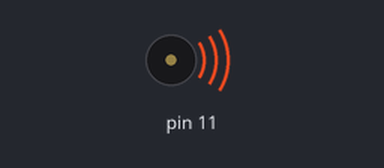
A sketch run on a simulated Arduino Uno, built with avr-gcc and run on an emulated ATmega328P. Shown: buzzer (waves = sounding).

Above: at 0.8 s.
At 32.1 s:
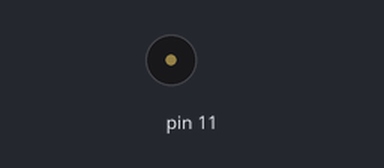
Timing chart, 0 to 33.6 s (numbered marks = the images above):
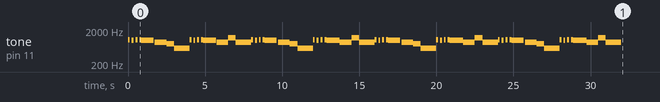

Measured:
- by itself, tone on pin 11: plays 1047 Hz for 0.13 s, 988 Hz for 0.13 s, 1047 Hz for 0.13 s, 1047 Hz for 0.13 s, 988 Hz for 0.79 s, 880 Hz for 0.75 s … (64 notes in this stretch)

The sketch:

gutgenug.ino
```cpp
void song(int buzzerPin) {

  tone(buzzerPin, 1047);
  delay(125);
  noTone(buzzerPin);

  delay(125);

  tone(buzzerPin, 988);
  delay(125);
  noTone(buzzerPin);

  delay(125);

  tone(buzzerPin, 1047);
  delay(125);
  noTone(buzzerPin);

  delay(125);

  tone(buzzerPin, 1047);
  delay(125);
  noTone(buzzerPin);

  tone(buzzerPin, 988);
  delay(786);
  noTone(buzzerPin);

  delay(89);

  tone(buzzerPin, 880);
  delay(750);
  noTone(buzzerPin);

  tone(buzzerPin, 784);
  delay(500);
  noTone(buzzerPin);

  tone(buzzerPin, 587);
  delay(1000);
  noTone(buzzerPin);

  tone(buzzerPin, 1047);
  delay(125);
  noTone(buzzerPin);

  delay(125);

  tone(buzzerPin, 988);
  delay(125);
  noTone(buzzerPin);

  delay(125);

  tone(buzzerPin, 1047);
  delay(125);
  noTone(buzzerPin);

  delay(125);

  tone(buzzerPin, 1047);
  delay(125);
  noTone(buzzerPin);

  tone(buzzerPin, 988);
  delay(865);
  noTone(buzzerPin);

  delay(10);

  tone(buzzerPin, 880);
  delay(750);
  noTone(buzzerPin);

  tone(buzzerPin, 1175);
  delay(500);
  noTone(buzzerPin);

  tone(buzzerPin, 880);
  delay(1000);
  noTone(buzzerPin);

  tone(buzzerPin, 1047);
  delay(125);
  noTone(buzzerPin);

  delay(125);

  tone(buzzerPin, 988);
  delay(125);
  noTone(buzzerPin);

  delay(125);

  tone(buzzerPin, 1047);
  delay(125);
  noTone(buzzerPin);

  delay(125);

  tone(buzzerPin, 1047);
  delay(125);
  noTone(buzzerPin);

  tone(buzzerPin, 988);
  delay(786);
  noTone(buzzerPin);

  delay(89);

  tone(buzzerPin, 880);
  delay(750);
  noTone(buzzerPin);

  tone(buzzerPin, 784);
  delay(500);
  noTone(buzzerPin);

  tone(buzzerPin, 587);
  delay(1000);
  noTone(buzzerPin);

  tone(buzzerPin, 1047);
  delay(125);
  noTone(buzzerPin);

  delay(125);

  tone(buzzerPin, 988);
  delay(125);
  noTone(buzzerPin);

  delay(125);

  tone(buzzerPin, 1047);
  delay(125);
  noTone(buzzerPin);

  delay(125);

  tone(buzzerPin, 1047);
  delay(125);
  noTone(buzzerPin);

  tone(buzzerPin, 988);
  delay(865);
  noTone(buzzerPin);

  delay(10);

  tone(buzzerPin, 880);
  delay(750);
  noTone(buzzerPin);

  tone(buzzerPin, 1175);
  delay(500);
  noTone(buzzerPin);

  tone(buzzerPin, 880);
  delay(1000);
  noTone(buzzerPin);

  tone(buzzerPin, 1047);
  delay(125);
  noTone(buzzerPin);

  delay(125);

  tone(buzzerPin, 988);
  delay(125);
  noTone(buzzerPin);

  delay(125);

  tone(buzzerPin, 1047);
  delay(125);
  noTone(buzzerPin);

  delay(125);

  tone(buzzerPin, 1047);
  delay(125);
  noTone(buzzerPin);

  tone(buzzerPin, 988);
  delay(786);
  noTone(buzzerPin);

  delay(89);

  tone(buzzerPin, 880);
  delay(750);
  noTone(buzzerPin);

  tone(buzzerPin, 784);
  delay(500);
  noTone(buzzerPin);

  tone(buzzerPin, 587);
  delay(1000);
  noTone(buzzerPin);

  tone(buzzerPin, 1047);
  delay(125);
  noTone(buzzerPin);

  delay(125);

  tone(buzzerPin, 988);
  delay(125);
  noTone(buzzerPin);

  delay(125);

  tone(buzzerPin, 1047);
  delay(125);
  noTone(buzzerPin);

  delay(125);

  tone(buzzerPin, 1047);
  delay(125);
  noTone(buzzerPin);

  tone(buzzerPin, 988);
  delay(865);
  noTone(buzzerPin);

  delay(10);

  tone(buzzerPin, 880);
  delay(750);
  noTone(buzzerPin);

  tone(buzzerPin, 1175);
  delay(500);
  noTone(buzzerPin);

  tone(buzzerPin, 880);
  delay(1000);
  noTone(buzzerPin);

  tone(buzzerPin, 1047);
  delay(125);
  noTone(buzzerPin);

  delay(125);

  tone(buzzerPin, 988);
  delay(125);
  noTone(buzzerPin);

  delay(125);

  tone(buzzerPin, 1047);
  delay(125);
  noTone(buzzerPin);

  delay(125);

  tone(buzzerPin, 1047);
  delay(125);
  noTone(buzzerPin);

  tone(buzzerPin, 988);
  delay(786);
  noTone(buzzerPin);

  delay(89);

  tone(buzzerPin, 880);
  delay(750);
  noTone(buzzerPin);

  tone(buzzerPin, 784);
  delay(500);
  noTone(buzzerPin);

  tone(buzzerPin, 587);
  delay(1000);
  noTone(buzzerPin);

  tone(buzzerPin, 1047);
  delay(125);
  noTone(buzzerPin);

  delay(125);

  tone(buzzerPin, 988);
  delay(125);
  noTone(buzzerPin);

  delay(125);

  tone(buzzerPin, 1047);
  delay(125);
  noTone(buzzerPin);

  delay(125);

  tone(buzzerPin, 1047);
  delay(125);
  noTone(buzzerPin);

  tone(buzzerPin, 988);
  delay(865);
  noTone(buzzerPin);

  delay(10);

  tone(buzzerPin, 880);
  delay(750);
  noTone(buzzerPin);

  tone(buzzerPin, 1175);
  delay(500);
  noTone(buzzerPin);

  tone(buzzerPin, 880);
  delay(1000);
  noTone(buzzerPin);

  delay(16000);

  tone(buzzerPin, 1047);
  delay(136);
  noTone(buzzerPin);

  delay(137);

  tone(buzzerPin, 988);
  delay(136);
  noTone(buzzerPin);

  delay(136);

  tone(buzzerPin, 1047);
  delay(136);
  noTone(buzzerPin);

  delay(137);

  tone(buzzerPin, 1047);
  delay(136);
  noTone(buzzerPin);

  delay(1);

  tone(buzzerPin, 988);
  delay(858);
  noTone(buzzerPin);

  delay(96);

  tone(buzzerPin, 880);
  delay(818);
  noTone(buzzerPin);

  tone(buzzerPin, 784);
  delay(545);
  noTone(buzzerPin);

  delay(1);

  tone(buzzerPin, 587);
  delay(1091);
  noTone(buzzerPin);

  tone(buzzerPin, 1047);
  delay(136);
  noTone(buzzerPin);

  delay(136);

  tone(buzzerPin, 988);
  delay(136);
  noTone(buzzerPin);

  delay(137);

  tone(buzzerPin, 1047);
  delay(136);
  noTone(buzzerPin);

  delay(137);

  tone(buzzerPin, 1047);
  delay(136);
  noTone(buzzerPin);

  tone(buzzerPin, 988);
  delay(943);
  noTone(buzzerPin);

  delay(12);

  tone(buzzerPin, 880);
  delay(818);
  noTone(buzzerPin);

  tone(buzzerPin, 1175);
  delay(545);
  noTone(buzzerPin);

  tone(buzzerPin, 880);
  delay(1091);
  noTone(buzzerPin);

  tone(buzzerPin, 1047);
  delay(136);
  noTone(buzzerPin);

  delay(137);

  tone(buzzerPin, 988);
  delay(136);
  noTone(buzzerPin);

  delay(137);

  tone(buzzerPin, 1047);
  delay(136);
  noTone(buzzerPin);

  delay(136);

  tone(buzzerPin, 1047);
  delay(136);
  noTone(buzzerPin);

  delay(1);

  tone(buzzerPin, 988);
  delay(858);
  noTone(buzzerPin);

  delay(96);

  tone(buzzerPin, 880);
  delay(818);
  noTone(buzzerPin);

  delay(1);

  tone(buzzerPin, 784);
  delay(545);
  noTone(buzzerPin);

  tone(buzzerPin, 587);
  delay(1091);
  noTone(buzzerPin);

  tone(buzzerPin, 1047);
  delay(136);
  noTone(buzzerPin);

  delay(137);

  tone(buzzerPin, 988);
  delay(136);
  noTone(buzzerPin);

  delay(136);

  tone(buzzerPin, 1047);
  delay(136);
  noTone(buzzerPin);

  delay(137);

  tone(buzzerPin, 1047);
  delay(136);
  noTone(buzzerPin);

  tone(buzzerPin, 988);
  delay(943);
  noTone(buzzerPin);

  delay(12);

  tone(buzzerPin, 880);
  delay(818);
  noTone(buzzerPin);

  tone(buzzerPin, 1175);
  delay(545);
  noTone(buzzerPin);

  delay(1);

  tone(buzzerPin, 880);
  delay(1091);
  noTone(buzzerPin);

  tone(buzzerPin, 1047);
  delay(136);
  noTone(buzzerPin);

  delay(136);

  tone(buzzerPin, 988);
  delay(136);
  noTone(buzzerPin);

  delay(137);

  tone(buzzerPin, 1047);
  delay(136);
  noTone(buzzerPin);

  delay(137);

  tone(buzzerPin, 1047);
  delay(136);
  noTone(buzzerPin);

  tone(buzzerPin, 988);
  delay(858);
  noTone(buzzerPin);

  delay(97);

  tone(buzzerPin, 880);
  delay(818);
  noTone(buzzerPin);

  tone(buzzerPin, 784);
  delay(545);
  noTone(buzzerPin);

  tone(buzzerPin, 587);
  delay(1091);
  noTone(buzzerPin);

  tone(buzzerPin, 1047);
  delay(136);
  noTone(buzzerPin);

  delay(137);

  tone(buzzerPin, 988);
  delay(136);
  noTone(buzzerPin);

  delay(137);

  tone(buzzerPin, 1047);
  delay(136);
  noTone(buzzerPin);

  delay(136);

  tone(buzzerPin, 1047);
  delay(136);
  noTone(buzzerPin);

  delay(1);

  tone(buzzerPin, 988);
  delay(943);
  noTone(buzzerPin);

  delay(11);

  tone(buzzerPin, 880);
  delay(818);
  noTone(buzzerPin);

  tone(buzzerPin, 1175);
  delay(545);
  noTone(buzzerPin);

  delay(1);

  tone(buzzerPin, 880);
  delay(1091);
  noTone(buzzerPin);

  tone(buzzerPin, 1047);
  delay(136);
  noTone(buzzerPin);

  delay(137);

  tone(buzzerPin, 988);
  delay(136);
  noTone(buzzerPin);

  delay(136);

  tone(buzzerPin, 1047);
  delay(136);
  noTone(buzzerPin);

  delay(137);

  tone(buzzerPin, 1047);
  delay(136);
  noTone(buzzerPin);

  tone(buzzerPin, 988);
  delay(858);
  noTone(buzzerPin);

  delay(97);

  tone(buzzerPin, 880);
  delay(818);
  noTone(buzzerPin);

  tone(buzzerPin, 784);
  delay(545);
  noTone(buzzerPin);

  delay(1);

  tone(buzzerPin, 587);
  delay(1091);
  noTone(buzzerPin);

  tone(buzzerPin, 1047);
  delay(136);
  noTone(buzzerPin);

  delay(137);

  tone(buzzerPin, 988);
  delay(136);
  noTone(buzzerPin);

  delay(137);

  tone(buzzerPin, 1047);
  delay(136);
  noTone(buzzerPin);

  delay(137);

  tone(buzzerPin, 1047);
  delay(136);
  noTone(buzzerPin);

  tone(buzzerPin, 988);
  delay(943);
  noTone(buzzerPin);

  delay(12);

  tone(buzzerPin, 880);
  delay(818);
  noTone(buzzerPin);

  tone(buzzerPin, 1175);
  delay(545);
  noTone(buzzerPin);

  tone(buzzerPin, 880);
  delay(1091);
  noTone(buzzerPin);

  delay(1000);

  tone(buzzerPin, 392);
  delay(2000);
  noTone(buzzerPin);

  tone(buzzerPin, 330);
  delay(2000);
  noTone(buzzerPin);

  tone(buzzerPin, 262);
  delay(2000);
  noTone(buzzerPin);

  tone(buzzerPin, 440);
  delay(2000);
  noTone(buzzerPin);

  tone(buzzerPin, 370);
  delay(2000);
  noTone(buzzerPin);

  tone(buzzerPin, 294);
  delay(2000);
  noTone(buzzerPin);

  tone(buzzerPin, 330);
  delay(2000);
  noTone(buzzerPin);

  tone(buzzerPin, 392);
  delay(2000);
  noTone(buzzerPin);

  tone(buzzerPin, 494);
  delay(2000);
  noTone(buzzerPin);

  tone(buzzerPin, 587);
  delay(2000);
  noTone(buzzerPin);

  tone(buzzerPin, 494);
  delay(2000);
  noTone(buzzerPin);

  tone(buzzerPin, 392);
  delay(2000);
  noTone(buzzerPin);

  tone(buzzerPin, 392);
  delay(2000);
  noTone(buzzerPin);

  tone(buzzerPin, 330);
  delay(2000);
  noTone(buzzerPin);

  tone(buzzerPin, 262);
  delay(2000);
  noTone(buzzerPin);

  tone(buzzerPin, 294);
  delay(2000);
  noTone(buzzerPin);

  tone(buzzerPin, 370);
  delay(2000);
  noTone(buzzerPin);

  tone(buzzerPin, 440);
  delay(2000);
  noTone(buzzerPin);

  tone(buzzerPin, 494);
  delay(2000);
  noTone(buzzerPin);

  tone(buzzerPin, 392);
  delay(2000);
  noTone(buzzerPin);

  tone(buzzerPin, 330);
  delay(2000);
  noTone(buzzerPin);

  tone(buzzerPin, 587);
  delay(2000);
  noTone(buzzerPin);

  tone(buzzerPin, 494);
  delay(2000);
  noTone(buzzerPin);

  tone(buzzerPin, 392);
  delay(2000);
  noTone(buzzerPin);

  tone(buzzerPin, 392);
  delay(2000);
  noTone(buzzerPin);

  tone(buzzerPin, 330);
  delay(2000);
  noTone(buzzerPin);

  tone(buzzerPin, 262);
  delay(2000);
  noTone(buzzerPin);

  tone(buzzerPin, 294);
  delay(2000);
  noTone(buzzerPin);

  tone(buzzerPin, 370);
  delay(2000);
  noTone(buzzerPin);

  tone(buzzerPin, 440);
  delay(2000);
  noTone(buzzerPin);

  tone(buzzerPin, 330);
  delay(2000);
  noTone(buzzerPin);

  tone(buzzerPin, 392);
  delay(2000);
  noTone(buzzerPin);

  tone(buzzerPin, 494);
  delay(2000);
  noTone(buzzerPin);

  tone(buzzerPin, 587);
  delay(2000);
  noTone(buzzerPin);

  tone(buzzerPin, 494);
  delay(2000);
  noTone(buzzerPin);

  tone(buzzerPin, 392);
  delay(2000);
  noTone(buzzerPin);

  tone(buzzerPin, 262);
  delay(2000);
  noTone(buzzerPin);

  tone(buzzerPin, 330);
  delay(2000);
  noTone(buzzerPin);

  tone(buzzerPin, 392);
  delay(2000);
  noTone(buzzerPin);

  tone(buzzerPin, 440);
  delay(2000);
  noTone(buzzerPin);

  tone(buzzerPin, 370);
  delay(2000);
  noTone(buzzerPin);

  tone(buzzerPin, 294);
  delay(2000);
  noTone(buzzerPin);

  tone(buzzerPin, 494);
  delay(2000);
  noTone(buzzerPin);

  tone(buzzerPin, 392);
  delay(2000);
  noTone(buzzerPin);

  tone(buzzerPin, 330);
  delay(2000);
  noTone(buzzerPin);

  tone(buzzerPin, 392);
  delay(2000);
  noTone(buzzerPin);

  tone(buzzerPin, 494);
  delay(2000);
  noTone(buzzerPin);

  tone(buzzerPin, 587);
  delay(2000);
  noTone(buzzerPin);

  tone(buzzerPin, 262);
  delay(2000);
  noTone(buzzerPin);

  tone(buzzerPin, 330);
  delay(2000);
  noTone(buzzerPin);

  tone(buzzerPin, 392);
  delay(2000);
  noTone(buzzerPin);

  tone(buzzerPin, 294);
  delay(2000);
  noTone(buzzerPin);

  tone(buzzerPin, 370);
  delay(2000);
  noTone(buzzerPin);

  tone(buzzerPin, 440);
  delay(2000);
  noTone(buzzerPin);

  tone(buzzerPin, 330);
  delay(2000);
  noTone(buzzerPin);

  tone(buzzerPin, 392);
  delay(2000);
  noTone(buzzerPin);

  tone(buzzerPin, 494);
  delay(2000);
  noTone(buzzerPin);

  tone(buzzerPin, 587);
  delay(2000);
  noTone(buzzerPin);

  tone(buzzerPin, 494);
  delay(2000);
  noTone(buzzerPin);

  tone(buzzerPin, 392);
  delay(2000);
  noTone(buzzerPin);

  tone(buzzerPin, 392);
  delay(2000);
  noTone(buzzerPin);

  tone(buzzerPin, 330);
  delay(2000);
  noTone(buzzerPin);

  tone(buzzerPin, 262);
  delay(2000);
  noTone(buzzerPin);

  tone(buzzerPin, 294);
  delay(2000);
  noTone(buzzerPin);

  tone(buzzerPin, 370);
  delay(2000);
  noTone(buzzerPin);

  tone(buzzerPin, 440);
  delay(2000);
  noTone(buzzerPin);

  tone(buzzerPin, 494);
  delay(2000);
  noTone(buzzerPin);

  tone(buzzerPin, 392);
  delay(2000);
  noTone(buzzerPin);

  tone(buzzerPin, 330);
  delay(2000);
  noTone(buzzerPin);

  delay(2091);

  tone(buzzerPin, 262);
  delay(2182);
  noTone(buzzerPin);

  tone(buzzerPin, 330);
  delay(2182);
  noTone(buzzerPin);

  tone(buzzerPin, 392);
  delay(2182);
  noTone(buzzerPin);

  tone(buzzerPin, 294);
  delay(2182);
  noTone(buzzerPin);

  tone(buzzerPin, 370);
  delay(2182);
  noTone(buzzerPin);

  tone(buzzerPin, 440);
  delay(2182);
  noTone(buzzerPin);

  tone(buzzerPin, 494);
  delay(2182);
  noTone(buzzerPin);

  tone(buzzerPin, 392);
  delay(2182);
  noTone(buzzerPin);

  tone(buzzerPin, 330);
  delay(2182);
  noTone(buzzerPin);

  tone(buzzerPin, 587);
  delay(2182);
  noTone(buzzerPin);

  tone(buzzerPin, 494);
  delay(2182);
  noTone(buzzerPin);

  tone(buzzerPin, 392);
  delay(2182);
  noTone(buzzerPin);

  tone(buzzerPin, 392);
  delay(2182);
  noTone(buzzerPin);

  tone(buzzerPin, 330);
  delay(2182);
  noTone(buzzerPin);

  tone(buzzerPin, 262);
  delay(2182);
  noTone(buzzerPin);

  tone(buzzerPin, 440);
  delay(2182);
  noTone(buzzerPin);

  tone(buzzerPin, 370);
  delay(2182);
  noTone(buzzerPin);

  tone(buzzerPin, 294);
  delay(2182);
  noTone(buzzerPin);

  tone(buzzerPin, 330);
  delay(2182);
  noTone(buzzerPin);

  tone(buzzerPin, 392);
  delay(2182);
  noTone(buzzerPin);

  tone(buzzerPin, 494);
  delay(2182);
  noTone(buzzerPin);

  tone(buzzerPin, 392);
  delay(2182);
  noTone(buzzerPin);

  tone(buzzerPin, 494);
  delay(2182);
  noTone(buzzerPin);

  tone(buzzerPin, 587);
  delay(2182);
  noTone(buzzerPin);

  tone(buzzerPin, 392);
  delay(2182);
  noTone(buzzerPin);

  tone(buzzerPin, 330);
  delay(2182);
  noTone(buzzerPin);

  tone(buzzerPin, 262);
  delay(2182);
  noTone(buzzerPin);

  tone(buzzerPin, 440);
  delay(2182);
  noTone(buzzerPin);

  tone(buzzerPin, 370);
  delay(2182);
  noTone(buzzerPin);

  tone(buzzerPin, 294);
  delay(2182);
  noTone(buzzerPin);

  tone(buzzerPin, 494);
  delay(2182);
  noTone(buzzerPin);

  tone(buzzerPin, 392);
  delay(2182);
  noTone(buzzerPin);

  tone(buzzerPin, 330);
  delay(2182);
  noTone(buzzerPin);

  tone(buzzerPin, 587);
  delay(2182);
  noTone(buzzerPin);

  tone(buzzerPin, 494);
  delay(2182);
  noTone(buzzerPin);

  tone(buzzerPin, 392);
  delay(2182);
  noTone(buzzerPin);

  tone(buzzerPin, 392);
  delay(2182);
  noTone(buzzerPin);

  tone(buzzerPin, 330);
  delay(2182);
  noTone(buzzerPin);

  tone(buzzerPin, 262);
  delay(2182);
  noTone(buzzerPin);

  tone(buzzerPin, 440);
  delay(2182);
  noTone(buzzerPin);

  tone(buzzerPin, 370);
  delay(2182);
  noTone(buzzerPin);

  tone(buzzerPin, 294);
  delay(2182);
  noTone(buzzerPin);

  tone(buzzerPin, 494);
  delay(2182);
  noTone(buzzerPin);

  tone(buzzerPin, 392);
  delay(2182);
  noTone(buzzerPin);

  tone(buzzerPin, 330);
  delay(2182);
  noTone(buzzerPin);

  tone(buzzerPin, 587);
  delay(2182);
  noTone(buzzerPin);

  tone(buzzerPin, 494);
  delay(2182);
  noTone(buzzerPin);

  tone(buzzerPin, 392);
  delay(2182);
  noTone(buzzerPin);

}

void setup() {
  song(11);  // Change the pin number as needed
}

void loop() {
  // Empty loop
}
```
